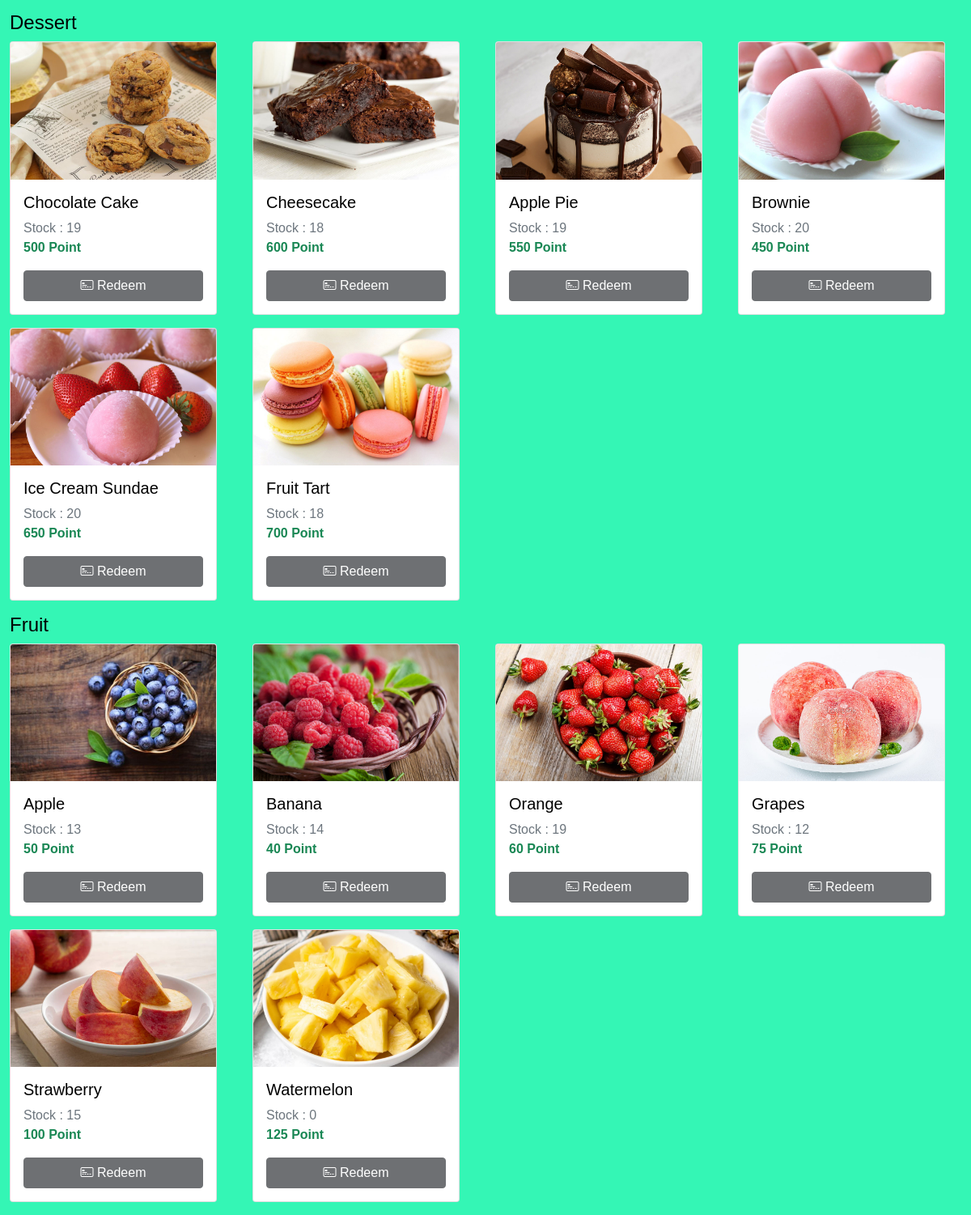
Page /Userphp/Userinter.php (signed in, lower part) on the earlier database version.
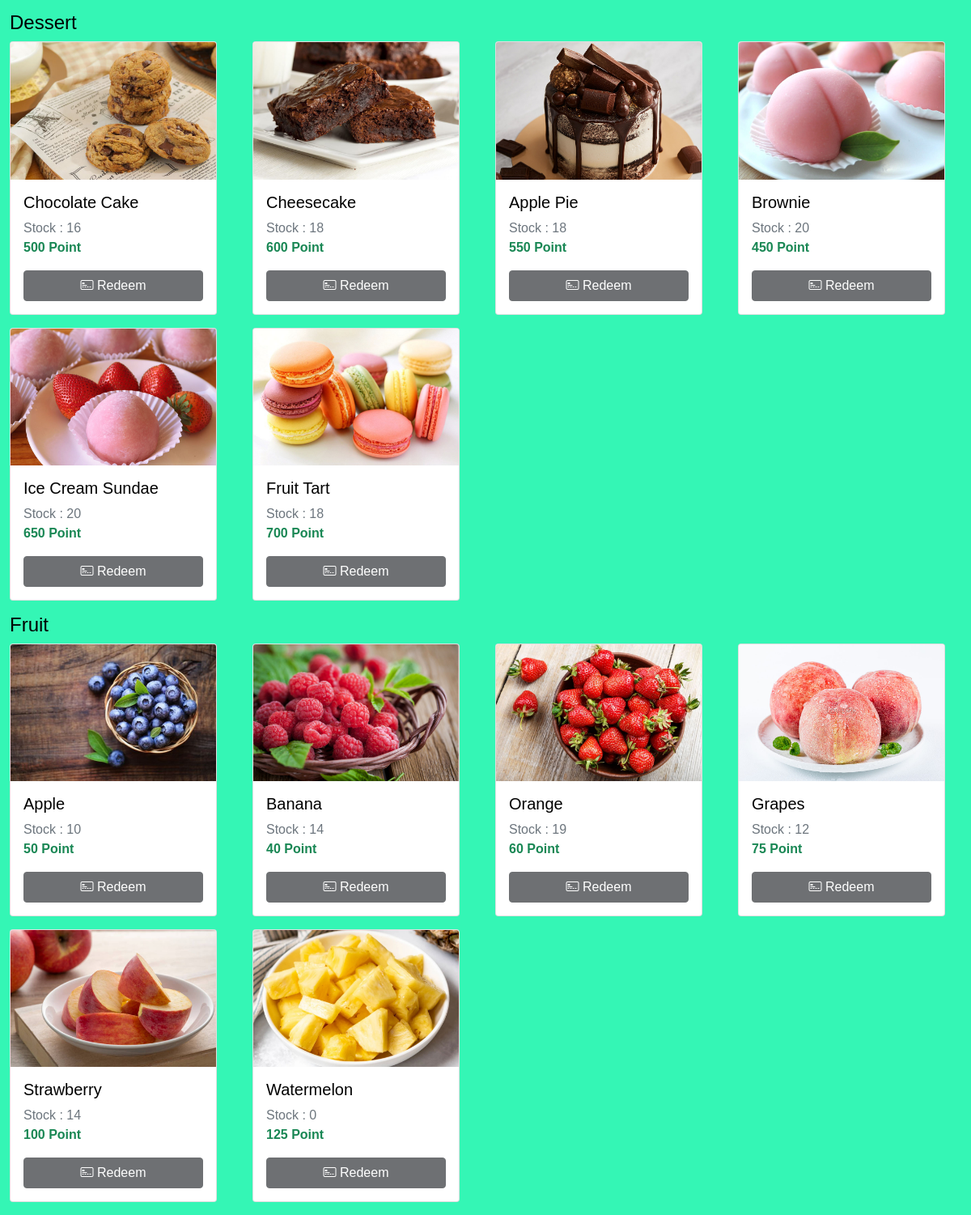
Same page on the later database version.
### tables this page shows
CREATE TABLE `dessert_menu` (
  `dess_menuID` int(10) NOT NULL,
  `dess_menuName` varchar(255) NOT NULL,
  `dess_quantity` int(3) DEFAULT NULL,
  `dess_price` int(3) NOT NULL,
  `dess_picture` varchar(255) NOT NULL
);

CREATE TABLE `fruit_menu` (
  `fruit_menuID` int(10) NOT NULL,
  `fruit_menuName` varchar(255) NOT NULL,
  `fruit_quantity` int(3) DEFAULT NULL,
  `fruit_price` int(3) NOT NULL,
  `fruit_picture` varchar(255) NOT NULL
);

### Userphp/Userinter.php (the view, shortened to what this page needs)
<?php
include '../condb/database.php';
$dess_query = mysqli_query($conn, "SELECT * FROM dessert_menu");
$dess_row = mysqli_num_rows($dess_query);
$fruit_query = mysqli_query($conn, "SELECT * FROM fruit_menu");
$fruit_row = mysqli_num_rows($fruit_query);
$cus_username = $_SESSION['cus_login'];
$point_query = "SELECT * FROM points WHERE p_customerName = '$cus_username' ";
$point_row = mysqli_query($conn, $point_query);
$point = mysqli_fetch_assoc($point_row);
$point_total = $point['p_pointTotal'];
?>
<!DOCTYPE html>
<html lang="en">
<head>
    <link href="https://cdn.jsdelivr.net/npm/bootstrap@5.0.2/dist/css/bootstrap.min.css" rel="stylesheet">
    <link rel="stylesheet" href="https://cdn.jsdelivr.net/npm/bootstrap-icons@1.11.3/font/bootstrap-icons.min.css">
    <link rel="stylesheet" href="../css/add_styles.css">
</head>
<body>
    <div class="container" style="margin-top: 30px;">
        <br>
        <div class="row">
        </div>
        <div class="row">
            <h4>Dessert</h4>
            <?php if ($dess_row > 0) : ?>
                <?php while ($dessert = mysqli_fetch_assoc($dess_query)) : ?>
                    <div class="col-3 mb-3">
                        <div class="card" style="width: 16rem;">
                            <?php if (!empty($dessert['dess_picture'])) : ?>
                                <img src="../image/menu/Dessert/<?php echo $dessert['dess_picture']; ?>" class="card-img-top" width="100" alt="Product Image">
                            <?php else : ?>
                                <img src="../image/error.png" class="card-img-top" width="100" alt="Product Image">
                            <?php endif; ?>
                            <div class="card-body">
                                <form action="redeem.php" method="post">
                                    <?php $rate = number_format($dessert['dess_price'], 2) * 5 ?>
                                    <h5 class="card-title"><?php echo $dessert['dess_menuName']; ?></h5>
                                    <p class="card-text text-muted mb-0">Stock : <?php echo $dessert['dess_quantity']; ?></p>
                                    <p class="card-text text-success fw-bold"><?php echo $rate; ?> Point</p>
                                    <?php if($point_total < $rate or $dessert['dess_quantity'] == 0): ?>
                                        <button type="submit" class="btn btn-dark w-100" disabled><i class="bi bi-credit-card-2-front"></i> Redeem</button>
                                    <?php else: ?>
                                        <button type="submit" class="btn btn-dark w-100"><i class="bi bi-credit-card-2-front"></i> Redeem</button>
                                    <?php endif; ?>
                                </form>
                            </div>
                        </div>
                    </div>
                <?php endwhile; ?>
            <?php else : ?>
                <diiv class="col-12">
                    <h4 class="text-danger">No product data</h4>
                </diiv>
            <?php endif; ?>
        </div>
        <div class="row">
            <h4>Fruit</h4>
            <?php if ($fruit_row > 0) : ?>
                <?php while ($fruit = mysqli_fetch_assoc($fruit_query)) : ?>
                    <div class="col-3 mb-3">
                        <div class="card" style="width: 16rem;">
                            <?php if (!empty($fruit['fruit_picture'])) : ?>
                                <img src="../image/menu/Fruit/<?php echo $fruit['fruit_picture']; ?>" class="card-img-top" width="100" alt="Product Image">
                            <?php else : ?>
                                <img src="../image/error.png" class="card-img-top" width="100" alt="Product Image">
                            <?php endif; ?>
                            <div class="card-body">
                                <form action="redeem.php" method="post">
                                    <?php $rate = number_format($fruit['fruit_price'], 2) * 5 ?>
                                    <h5 class="card-title"><?php echo $fruit['fruit_menuName']; ?></h5>
                                    <p class="card-text text-muted mb-0">Stock : <?php echo $fruit['fruit_quantity']; ?></p>
                                    <p class="card-text text-success fw-bold"><?php echo $rate; ?> Point</p>
                                    <?php if($point_total < $rate or $fruit['fruit_quantity'] == 0): ?>
                                        <button type="submit" class="btn btn-dark w-100" disabled><i class="bi bi-credit-card-2-front"></i> Redeem</button>
                                    <?php else: ?>
                                        <button type="submit" class="btn btn-dark w-100"><i class="bi bi-credit-card-2-front"></i> Redeem</button>
                                    <?php endif; ?>
                                </form>
                            </div>
                        </div>
                    </div>
                <?php endwhile; ?>
            <?php else : ?>
                <diiv class="col-12">
                    <h4 class="text-danger">No product data</h4>
                </diiv>
            <?php endif; ?>
        </div>
    </div>
</body>
</html>

### css/add_styles.css (style rules this page uses)
body { background-color: #34f6b5; color: black; font-family: Arial, sans-serif; }
.container { max-width: 1200px; margin: 0 auto; }

Differences in the rows shown:
changed dessert_menu "Chocolate Cake": dess_quantity "19" → "16"
changed dessert_menu "Apple Pie": dess_quantity "19" → "18"
changed fruit_menu "Apple": fruit_quantity "13" → "10"
changed fruit_menu "Strawberry": fruit_quantity "15" → "14"
